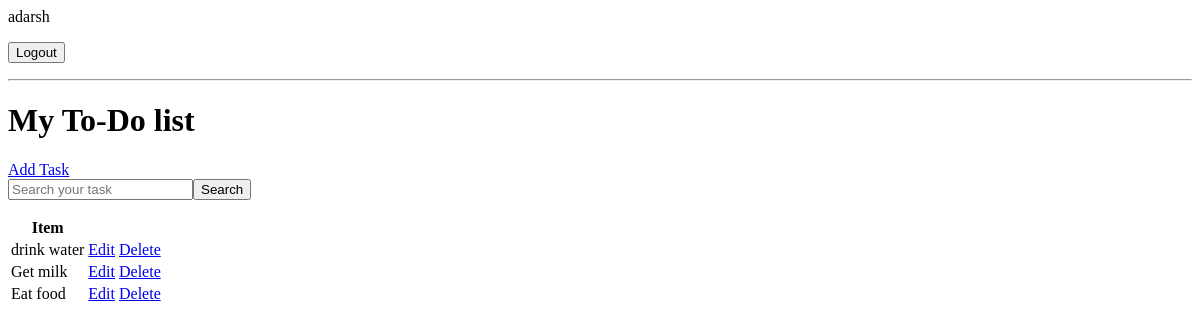
The app's page / (signed in), older data.
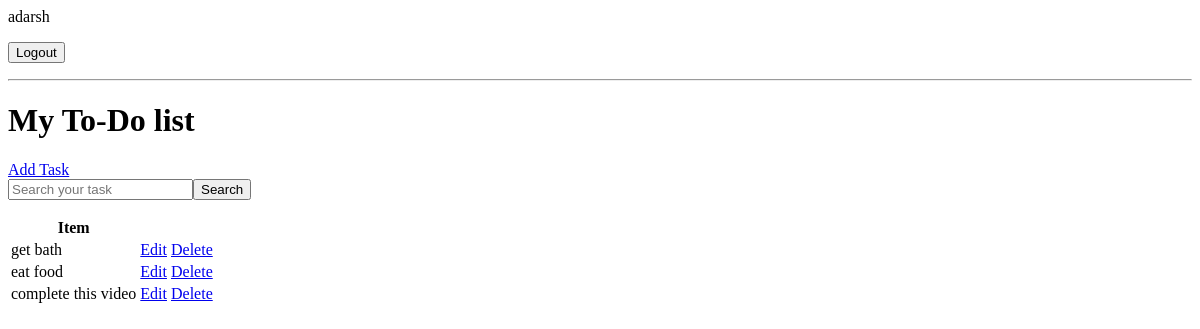
The same page, newer data.
### myapp/models.py (models this page shows, shortened)
class Task(models.Model):
    user = models.ForeignKey(User,on_delete=models.CASCADE, null = True ,blank = True)
    title = models.CharField(max_length = 200)
    description = models.TextField(null = True, blank = True)
    complete = models.BooleanField(default = False)
    created = models.DateTimeField(auto_now_add = True)
    class Meta:
        ordering = ['complete']

### myapp/views.py (the view)
# urls.py: path("", TaskList.as_view(), name='tasks'),
class TaskList(LoginRequiredMixin, ListView):
    model = Task
    context_object_name = 'tasks'
    def get_context_data(self, **kwargs):
        context = super().get_context_data(**kwargs)
        context['tasks'] = context['tasks'].filter(user=self.request.user)
        context['count'] = context['tasks'].filter(complete=False).count()
        search_input = self.request.GET.get('search-area') or ''
        if search_input:
            context['tasks'] = context['tasks'].filter(
                title__contains=search_input)
        context['search_input'] = search_input
        return context

### myapp/templates/myapp/task_list.html (shortened to what this page needs)
{% if request.user.is_authenticated %}
<p>{{request.user}}</p>
<form action="{% url 'logout' %}" method="post">
    <button type="submit">Logout</button>
</form>
{% else %}
<form action="{% url 'login' %}" method="post">
    {% csrf_token %}
    <button type="submit">Login</button>
</form>
{% endif %}
<hr>
<h1>My To-Do list </h1>
<a href="{% url 'task-create' %}">Add Task</a>
<form method="GET" style="display: flex;">
    <input type='text' name='search-area' placeholder="Search your task" value="{{search_input}}">
    <input class="button" type="submit" value='Search'>
</form>
<table>
    <tr>
        <th>Item</th>
        <th></th>
        <th></th>
    </tr>
    {% for task in tasks %}
    <tr>
        <td> {{task.title}} </td>
        <td><a href="{% url 'task-update' task.id %}">Edit</a></td>
        <td><a href="{% url 'task-delete' task.id %}">Delete</a></td>
    </tr>
    {% endfor %}
</table>

Row changes from the older to the newer data that the page shows:
removed Task: title "drink water"
removed Task: title "Get milk"
removed Task: title "Eat food"
added Task: title "get bath"
added Task: title "eat food"
added Task: title "complete this video"
